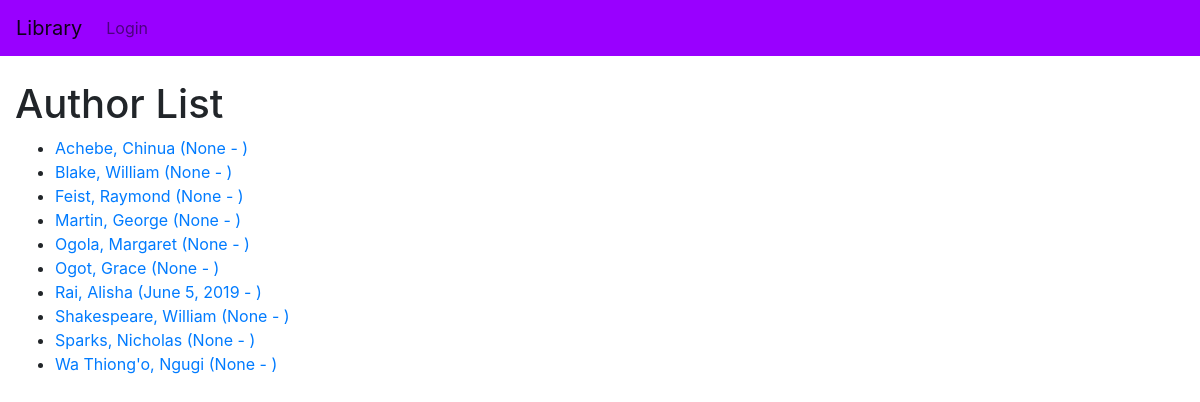
Screenshot of /catalog/authors/ with the database file from the repository.
### catalog/models.py (models this page shows)
class Author(models.Model):
    first_name = models.CharField(max_length=100)
    last_name = models.CharField(max_length=100)
    date_of_birth = models.DateField(null=True, blank=True)
    date_of_death = models.DateField('Died', null=True, blank=True)
    image= models.ImageField('upload_to =author_thumbnails', default ='library.jpg')
    bio= models.TextField(null=True, blank=True)
    class Meta:
        ordering = ['last_name', 'first_name']
    def get_absolute_url(self):
        return reverse('author-detail', args=[str(self.id)])
    def __str__(self):
        return f'{self.last_name}, {self.first_name} '

### catalog/views.py (the view)
# urls.py: path('authors/', views.AuthorListView.as_view(), name='authors'),
class AuthorListView(generic.ListView):
    model = Author
    paginate_by = 10
    template_name='author_list.html'

### templates/author_list.html
{% extends "base.html" %}
{% block content %}
<h1>Author List</h1>
{% if author_list %}
  <ul>
  {% for author in author_list %}
    <li>
      <a href="{{ author.get_absolute_url }}">
      {{ author }} ({{author.date_of_birth}} - {% if author.date_of_death %}{{author.date_of_death}}{% endif %})
      </a>
    </li>
  {% endfor %}
 </ul>
{% else %}
  <p>There are no authors available.</p>
{% endif %}
{% endblock %}

### rows the page displays
Author: last_name+first_name "Achebe, Chinua", date_of_birth "None"
Author: last_name+first_name "Blake, William", date_of_birth "None"
Author: last_name+first_name "Feist, Raymond", date_of_birth "None"
Author: last_name+first_name "Martin, George", date_of_birth "None"
Author: last_name+first_name "Ogola, Margaret", date_of_birth "None"
Author: last_name+first_name "Ogot, Grace", date_of_birth "None"
Author: last_name+first_name "Rai, Alisha", date_of_birth "June 5, 2019"
Author: last_name+first_name "Shakespeare, William", date_of_birth "None"
Author: last_name+first_name "Sparks, Nicholas", date_of_birth "None"
Author: last_name+first_name "Wa Thiong'o, Ngugi", date_of_birth "None"
